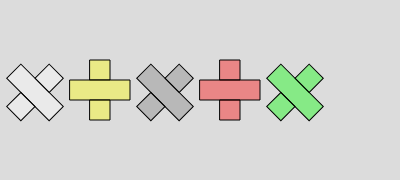
Frame 1 (no input)
Frame 60 (no input): identical to frame 1, image omitted
Frame 120 (the mouse pressed at the canvas centre since frame 60): identical to frame 1, image omitted

The p5.js sketch that drew this single still picture (run headless with seeded random() and noise() and a simulated clock; from frame 60 on, the mouse is pressed at the canvas centre):

// p5.js sketch
// ── sketch.js
function setup() {
  createCanvas(400, 180);
  create_ui();
}

function draw() {
  background(220);
  draw_fem(5, 60, [255,255,255,100]);
  draw_mon(70, 60, [255,255,0,100]);
  draw_fem(135, 60, [128,128,128,100]);
  draw_mon(200, 60, [255,0,0,100]);
  draw_fem(265, 60, [0,255,0,100]);
  update_ui()
}

function draw_fem(xpos, ypos, acolor) {
  push();
  translate(xpos+30,ypos-10)
  rotate(PI/4);
  fill(acolor);
  rect(20, 0, 20, 20);     
  rect(0, 20, 60, 20);     
  rect(20, 40, 20, 20);     
  pop();
}

function draw_mon(xpos, ypos, acolor) {
  fill(acolor);
  translate(xpos,ypos)
  rect(20, 0, 20, 20);     
  rect(0, 20, 60, 20);     
  rect(20, 40, 20, 20);     
  translate(-xpos,-ypos)
}

function create_ui() {
  createSpan().id('mox');
  createSpan().id('moy');
  createSpan().id('cco');
}

function update_ui() {
  select('#mox').html('[mouseX='+mouseX+'] ')
  select('#moy').html('[mouseY='+mouseY+'] ')
  select('#cco').html('[RGBA='+get(mouseX,mouseY)+'] ')
}

// https://editor.p5js.org/jht1493/sketches/I7OFtFR8K
// draw_fem mon
